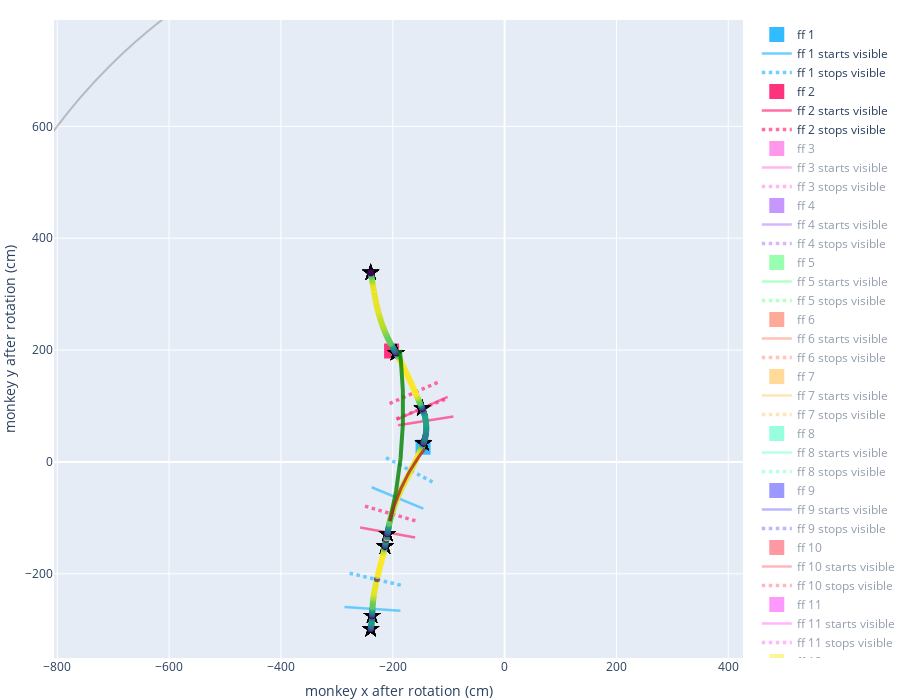

The code cell stored with this chart in its notebook:
### Code cell
current_i = snf.make_individual_plotly_plots(current_i, max_num_plot_to_make=1, 
                                             show_eye_positions_for_both_eyes=True)
